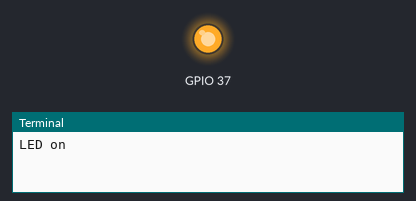
Simulated run of this program. Board: Raspberry Pi (BCM pin numbers). On the bench: output pins drawn as LEDs (lit = HIGH), the last lines printed to the terminal. At 1.0 s the program stops and its outputs stay as they are.

Above: at 0.1 s.
At 1.1 s:
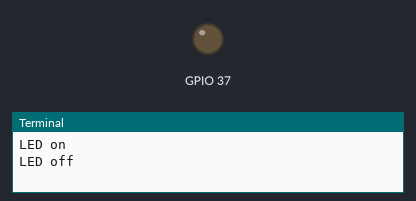
Timing chart, 0 to 2.5 s (numbered marks = the images above):
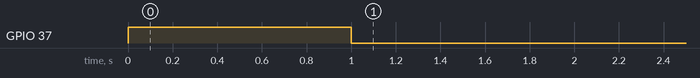

Measured:
- by itself, GPIO 37: LOW → HIGH at 0.00 s, → LOW 1.0 s later

The program:

led.py
```python
import RPi.GPIO as GPIO
import time
GPIO.setmode(GPIO.BCM)
GPIO.setwarnings(False)
GPIO.setup(37,GPIO.OUT)
print "LED on"
GPIO.output(37,GPIO.HIGH)
time.sleep(1)
print "LED off"
GPIO.output(37,GPIO.LOW)
```
